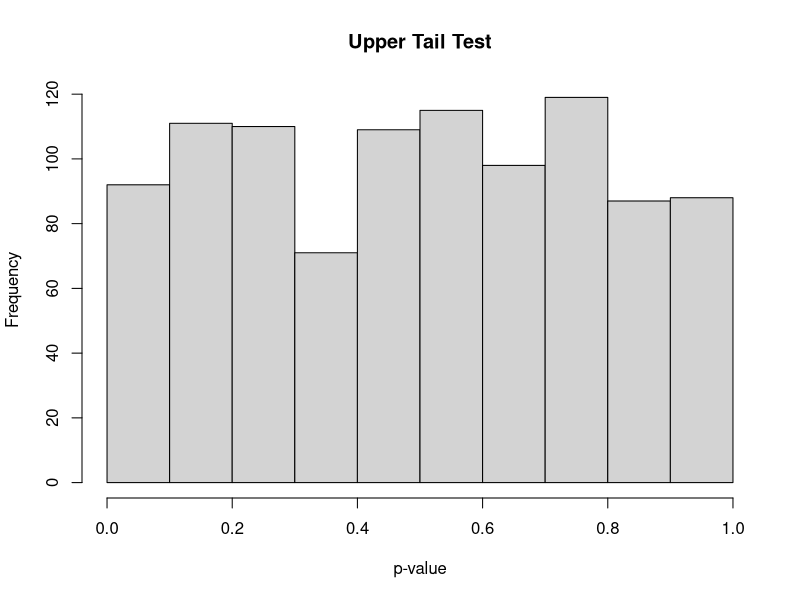
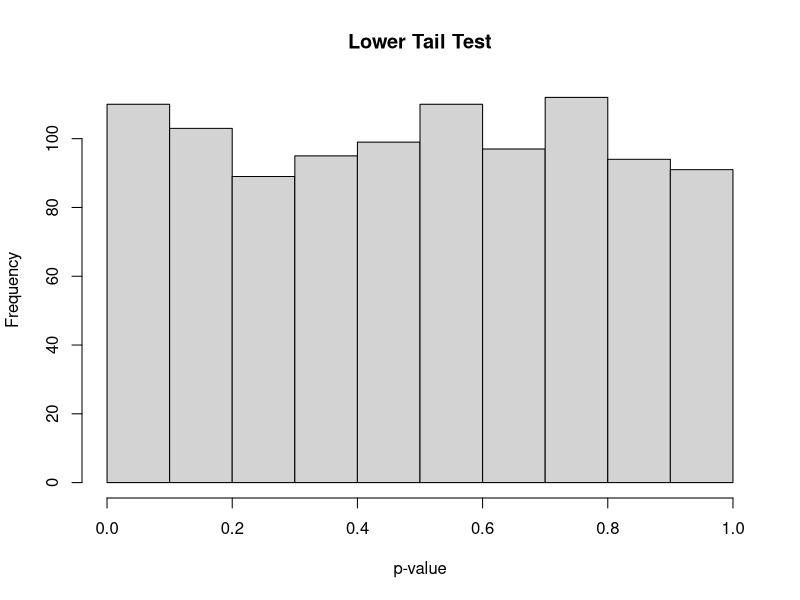
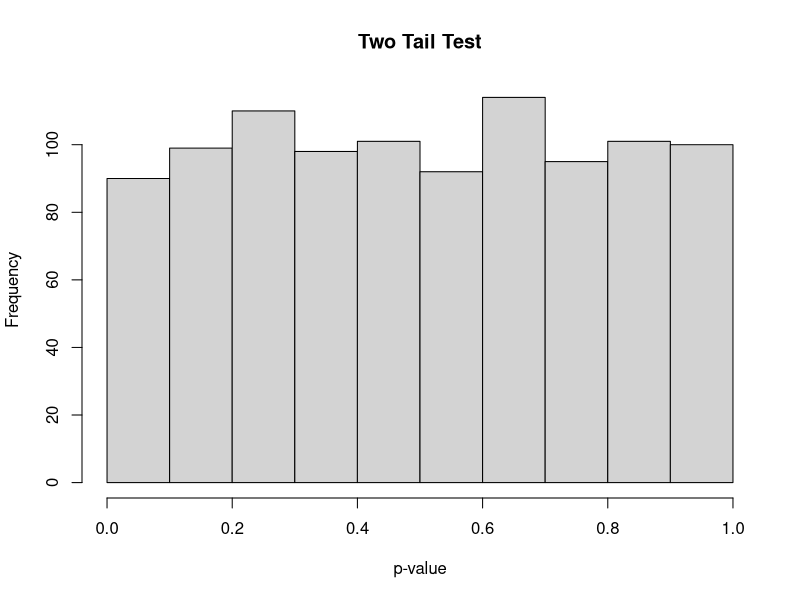
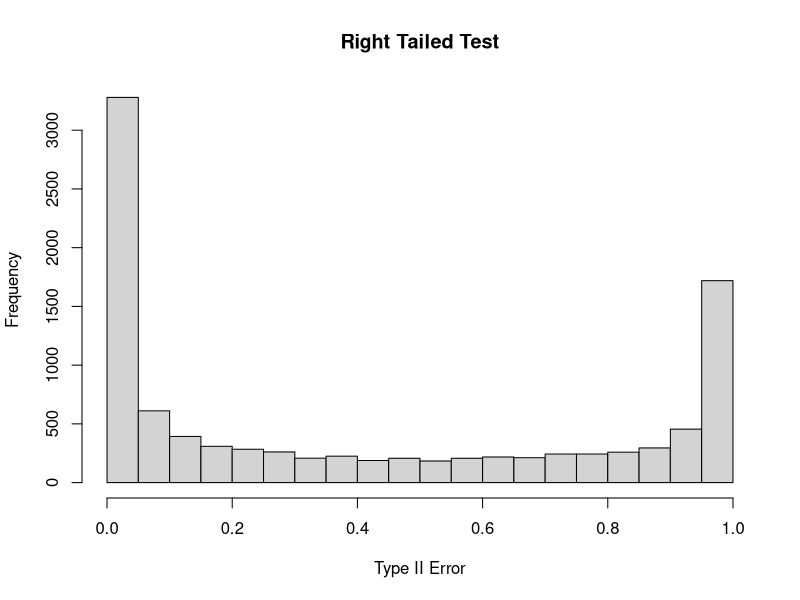
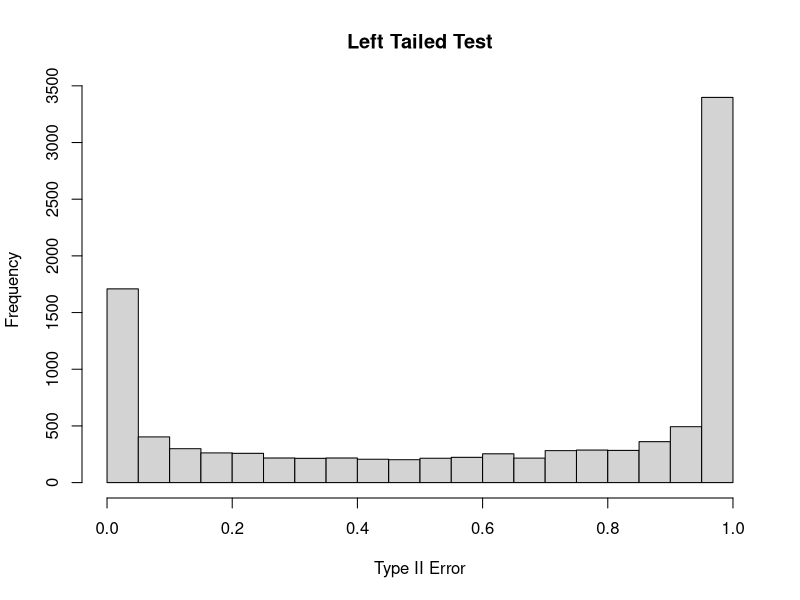
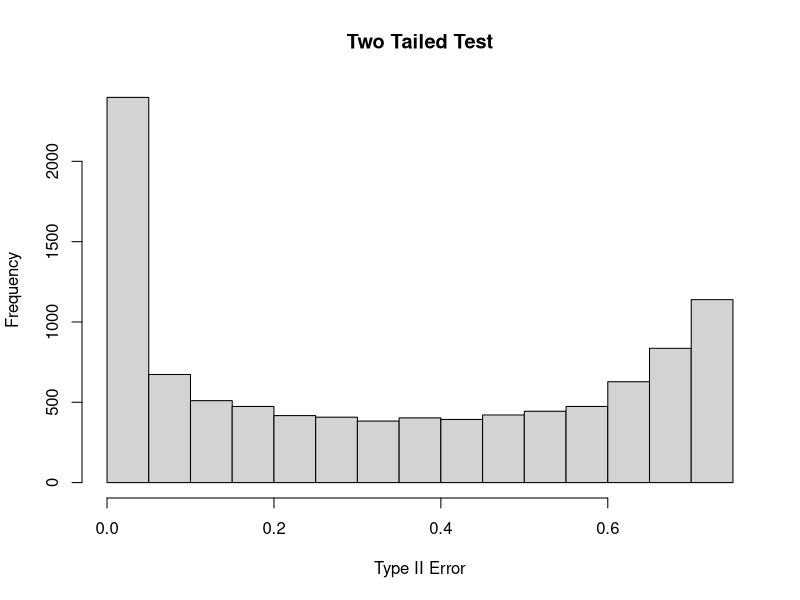

The R source for these figures, in order:
## ---- chunk 1
require(knitr)
## ---- chunk 2
myfun <- function(data, mu, pop.sd, two.tailed=TRUE, left.tail=NULL) {
  # we only want to deal with a numeric vector
  if(!is.numeric(data)) stop("'data' must be a numeric vector \n")
  
  # we expect 'left.tail' to be TRUE or FALSE for one-tailed test
  if(!two.tailed & is.null(left.tail)) 
    stop("'left.tail' must be TRUE or FALSE for one tailed test \n")
  
  # calculate z-score
  z.raw <- (mean(data) - mu) / (pop.sd/(sqrt(length(data))))
  
  # convert p-value to two-tailed if applicable
  if(two.tailed) {
    p.val <- 2*pnorm(-abs(z.raw), lower.tail = TRUE)
    rejectNull <- ifelse(p.val < 0.025, TRUE, FALSE)
  } else {
    if(left.tail == TRUE) { # left-tailed
      # take the area to the left of z.raw
      p.val <- pnorm(z.raw, lower.tail = TRUE)
    } else { # right-tailed
      # take the area to the right of z.raw
      p.val <- pnorm(z.raw, lower.tail = FALSE)
    }
    rejectNull <- ifelse(p.val < 0.05, TRUE, FALSE)
  }
  
  list("p.value" = p.val, "rejectNull" = rejectNull)
}
## ---- chunk 3
set.seed(5000)
## ---- chunk 4
pop.mean <- 50
pop.sd <- 21
sample.size <- 36
sample.data <- rnorm(sample.size, mean = pop.mean, sd = pop.sd)

mean(sample.data)

# run a right tailed test
kable(data.frame(myfun(sample.data, mu = pop.mean, pop.sd = pop.sd, two.tailed = FALSE, 
                       left.tail = FALSE)))

# run a left-tailed test
kable(data.frame(myfun(sample.data, mu = pop.mean, pop.sd = pop.sd, two.tailed = FALSE, 
                       left.tail = TRUE)))

# run a two-tailed test
kable(data.frame(myfun(sample.data, mu = pop.mean, pop.sd = pop.sd, two.tailed = TRUE, 
                       left.tail = NULL)))

## ---- chunk 5
num.trials <- 1000

result.vec.right.tailed <- replicate(num.trials, 
                                    myfun(rnorm(sample.size, mean = pop.mean, sd = pop.sd), 
                                          mu = pop.mean, 
                                          pop.sd = pop.sd, 
                                          two.tailed = FALSE, 
                                          left.tail = FALSE)$p.value, 
                                    simplify = TRUE)
hist(result.vec.right.tailed, main = "Upper Tail Test", xlab = "p-value")

result.vec.left.tailed <- replicate(num.trials, 
                                   myfun(rnorm(sample.size, mean = pop.mean, sd = pop.sd), 
                                         mu = pop.mean, 
                                         pop.sd = pop.sd, 
                                         two.tailed = FALSE, 
                                         left.tail = TRUE)$p.value, 
                                   simplify = TRUE)
hist(result.vec.left.tailed, main = "Lower Tail Test", xlab = "p-value")


result.vec.two.tailed <- replicate(num.trials, 
                                   myfun(rnorm(sample.size, mean = pop.mean, sd = pop.sd), 
                                         mu = pop.mean, 
                                         pop.sd = pop.sd, 
                                         two.tailed = TRUE, 
                                         left.tail = NULL)$p.value, 
                                   simplify = TRUE)
hist(result.vec.two.tailed, main = "Two Tail Test", xlab = "p-value")

## ---- chunk 6
result.vec.right.tailed <- replicate(num.trials, 
                                    myfun(rnorm(sample.size, mean = pop.mean, sd = pop.sd), 
                                          mu = pop.mean, 
                                          pop.sd = pop.sd, 
                                          two.tailed = FALSE, 
                                          left.tail = FALSE), 
                                    simplify = TRUE)
df <- data.frame(cbind(result.vec.right.tailed[1,], result.vec.right.tailed[2,]))
colnames(df) <- c("p.value", "rejectNull")
kable(head(df))
## ---- chunk 7
rejection.mean <- pop.mean + pop.sd/10
rejection.mean
## ---- chunk 8
z.pop <- (rejection.mean - pop.mean) / 
  (pop.sd/sqrt(length(sample.data)))
z.pop
## ---- chunk 9
z.type.one.right <- (rejection.mean - pop.mean) / 
  (pop.sd/sqrt(length(sample.data)))
z.type.one.right
p.type.one.right <- pnorm(z.type.one.right, lower.tail = FALSE)
p.type.one.right
## ---- chunk 10
z.type.two.right <- (rejection.mean - mean(sample.data)) / 
  (pop.sd/sqrt(length(sample.data)))
z.type.two.right

# For Type II, we want the area to the left of z.type.two.right on alternate distribution
p.type.two.right <- pnorm(z.type.two.right, lower.tail = TRUE)
p.type.two.right

test.power.right <- 1 - p.type.two.right
test.power.right
## ---- chunk 11
z.type.one.left <- (rejection.mean - mean(sample.data)) / 
  (pop.sd/sqrt(length(sample.data)))
z.type.one.left

p.type.one.left <- pnorm(z.type.one.left, lower.tail = TRUE)
p.type.one.left
## ---- chunk 12
# z-value in this case is the same as z.type.two.right but let's calculate it anyways
z.type.two.left <- (rejection.mean - mean(sample.data)) / 
  (pop.sd/sqrt(length(sample.data)))
z.type.two.left

# For Type II, this time we want the area to the right of z.type.two.left on alternate distribution
p.type.two.left <- pnorm(z.type.two.left, lower.tail = FALSE)
p.type.two.left

test.power.left <- 1 - p.type.two.left
test.power.left

## ---- chunk 13
z.original <- (rejection.mean - pop.mean) / (pop.sd/(sqrt(length(sample.data))))
z.original

# Type I error is the same as the value given below
p.type.one.twotailed <- pnorm(z.original, lower.tail=FALSE)
p.type.one.twotailed

alpha.by.two <- p.type.one.twotailed/2
alpha.by.two

z.alpha.by.two.pos <- qnorm(alpha.by.two, lower.tail = FALSE) 
z.alpha.by.two.pos

rejection.mean.twotailed.pos <- pop.mean + 
  z.alpha.by.two.pos*(pop.sd/sqrt(length(sample.data)))
rejection.mean.twotailed.pos

z.alpha.by.two.neg <- -z.alpha.by.two.pos

rejection.mean.twotailed.neg <- pop.mean + 
  z.alpha.by.two.neg*(pop.sd/sqrt(length(sample.data)))
rejection.mean.twotailed.neg
## ---- chunk 14
# For the positive rejection.mean.two.tailed
z.twotailed.positive <- (rejection.mean.twotailed.pos - mean(sample.data)) / 
  (pop.sd/sqrt(length(sample.data)))
z.twotailed.positive

p.twotailed.positive <- pnorm(z.twotailed.positive, lower.tail = FALSE)
p.twotailed.positive

z.twotailed.negative <- (rejection.mean.twotailed.neg - mean(sample.data)) / 
  (pop.sd/sqrt(length(sample.data)))
z.twotailed.negative

p.twotailed.negative <- pnorm(z.twotailed.negative, lower.tail = TRUE)
p.twotailed.negative
## ---- chunk 15
p.type.two.twotailed <- 1 - p.twotailed.positive - p.twotailed.negative
p.type.two.twotailed

test.power.twotailed <- 1 - p.type.two.twotailed
test.power.twotailed
## ---- chunk 16
TypeTwoError <- function(test.data, null.mean, null.sd, alpha, 
                         sample.size = NULL, tail.type = "Two") {
  
  if(is.null(sample.size))
    sample.size <- length(test.data)
  
  alternate.mean <- mean(test.data)

  std.err <- null.sd / sqrt(sample.size)
  
  tail.type <- casefold(tail.type, upper = TRUE)
  
  switch(tail.type, 
         TWO = {
           type.one.vec <- c(alpha/2, 1-alpha/2)
           bounds.vec <- qnorm(type.one.vec, null.mean, std.err, lower.tail = TRUE)
           p.values.vec <- pnorm(bounds.vec, 
                                 alternate.mean, 
                                 std.err, 
                                 lower.tail = TRUE)
           type.two.error <- diff(p.values.vec)
         }, 
         LEFT = { 
           lower.bound <- qnorm(alpha, null.mean, std.err, lower.tail = TRUE)
           type.two.error <- pnorm(lower.bound, 
                                   alternate.mean, 
                                   std.err, 
                                   lower.tail = FALSE)
           }, 
         RIGHT = {
           upper.bound <- qnorm(alpha, null.mean, std.err, lower.tail = FALSE)
           type.two.error <- pnorm(upper.bound, 
                                   alternate.mean, 
                                   std.err, 
                                   lower.tail = FALSE)
           
         })
  list("tail.type" = tail.type, "type.two.error" = type.two.error)
}
## ---- chunk 17
# Our function taks an alpha value so we convert rejection mean to that.
alpha <- pnorm((rejection.mean - pop.mean) / (pop.sd / sqrt(length(sample.data))), 
               lower.tail = FALSE)

# Let's use a for-loop and hope the R gods won't smite us
# At least it reduce code bloat
res <- data.frame()
for(case in c("Right", "Left", "Two")) {
  res <- append(res, TypeTwoError(test.data = sample.data, 
                                             null.mean = pop.mean, 
                                             null.sd = pop.sd, 
                                             alpha = alpha,
                                             tail.type = case))
}
res <- data.frame(res, check.names = FALSE)
kable(res)
## ---- chunk 18
res <- data.frame()
for(case in c("Right", "Left", "Two")) {
  res <- append(res, TypeTwoError(test.data = sample.data, 
                                             null.mean = pop.mean, 
                                             null.sd = pop.sd, 
                                             alpha = alpha, 
                                             sample.size = 200,
                                             tail.type = case))
}
res <- data.frame(res, check.names = FALSE)
kable(res)
## ---- chunk 19
num.trials <- 10000

for(case in c("Right", "Left", "Two")) {
 results.vec <- replicate(num.trials, 
                          TypeTwoError(test.data = rnorm(sample.size, mean = pop.mean, 
                                                         sd = pop.sd), 
                                       null.mean = pop.mean, 
                                       null.sd = pop.sd, 
                                       alpha = alpha, 
                                       sample.size = 200, 
                                       tail.type = case)$type.two.error, 
                          simplify = TRUE) 
 hist(results.vec, main = paste0(case, " Tailed Test"), xlab = "Type II Error")
 print(summary(results.vec))
}
